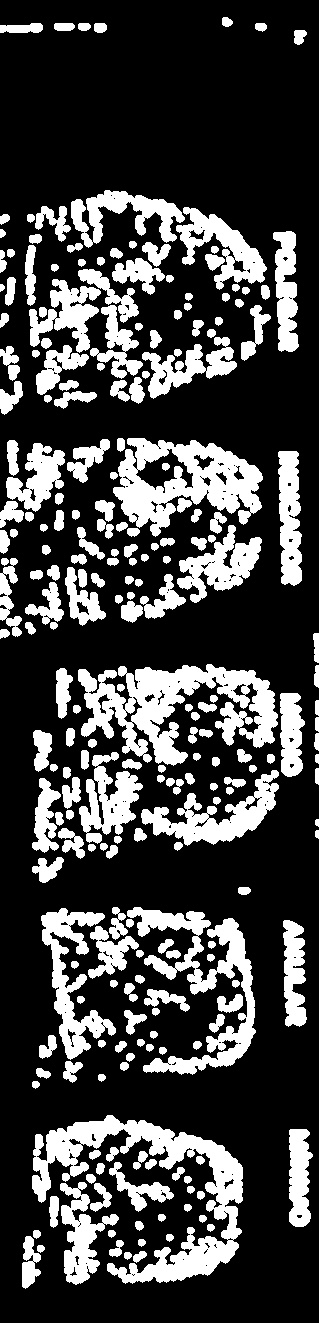
#> input picture Cut_Biometry_unificando/filtered_colums_from_raw/filtered_Ficha1_colum1_5.jpg, 319 x 1323 px
$ python identificador2.py
#> lines starting #> are read from the running program, lines starting #| are printed output that depends on the picture; after the words box and inside, x2 and y2 are one past the last pixel; in counts of white or black regions, pixels touching at a corner belong together
import cv2
import numpy as np
import os
import json

def detect_and_mark_fingerprints(image_path, output_path, data_output):
    image = cv2.imread(image_path)
#> image is the input picture: shape (1323, 319, 3); min 0, max 255, mean 66.4
    if image is None:
        print(f"Não foi possível carregar a imagem: {image_path}")
        return

    gray = cv2.cvtColor(image, cv2.COLOR_BGR2GRAY)
    thresh = cv2.adaptiveThreshold(
        gray, 255, cv2.ADAPTIVE_THRESH_GAUSSIAN_C, cv2.THRESH_BINARY_INV, 25, 10)
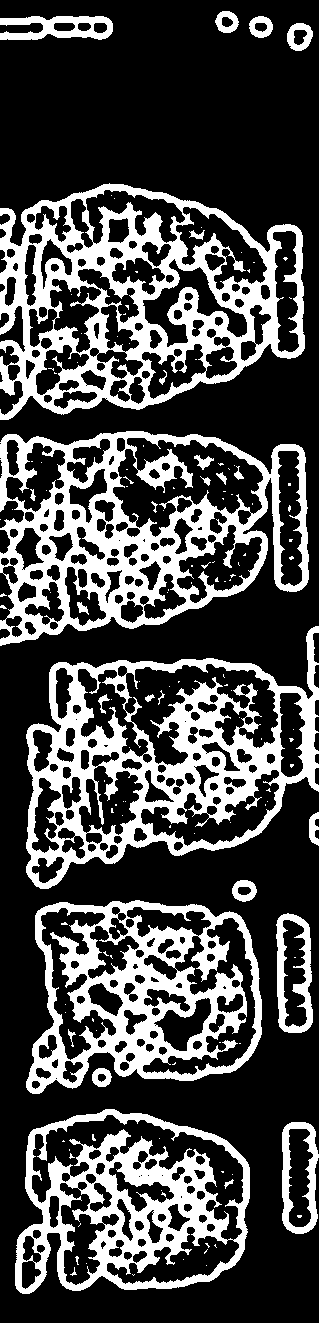
#> thresh: shape (1323, 319); 28.8% white; 140 white regions (111 under 20 px)

    contours, _ = cv2.findContours(
        thresh, cv2.RETR_EXTERNAL, cv2.CHAIN_APPROX_SIMPLE)
#> contours = 18 contours, 4 with area under 20; largest, box (x1, y1, x2, y2) and area: (0, 183, 305, 420) 54116, (0, 431, 309, 646) 50841, (26, 626, 319, 889) 49924, (26, 900, 262, 1094) 36040, (15, 1109, 250, 1294) 34522

    height, width = gray.shape
#> height = 1323; width = 319
    Y_min = 100
    Y_max = int(0.15 * height) if height > 1500 else int(0.25 * height)
#> Y_max = 330
    minimum_length = 80

    fingerprint_data = []

    for cnt in contours:
        x, y, w, h = cv2.boundingRect(cnt)
        yi, yf = y, y + h
        altura = yf - yi

        if altura < Y_min or w < minimum_length:
            continue

        if altura > Y_max:
            cor = 'red'
            roi = thresh[yi:yf, x:x+w]
            projection = np.sum(roi == 255, axis=1)

            min_val = np.min(projection)
            max_val = np.max(projection)
            threshold = min_val + 0.25 * (max_val - min_val)

            splits = []
            start = None
            for i, val in enumerate(projection):
                if val > threshold:
                    if start is None:
                        start = i
                else:
                    if start is not None:
                        end = i
                        if end - start >= Y_min:
                            splits.append((start, end))
                        start = None

            for s_yi, s_yf in splits:
                abs_yi, abs_yf = yi + s_yi, yi + s_yf
                fingerprint_data.append({'x': x, 'yi': abs_yi, 'yf': abs_yf, 'w': w, 'color': cor})
                cv2.rectangle(image, (x, abs_yi), (x+w, abs_yf), (0,0,255),2)

        else:
            cor = 'green'
            fingerprint_data.append({'x': x, 'yi': yi, 'yf': yf, 'w': w, 'color': cor})
            cv2.rectangle(image, (x, yi), (x+w, yf), (0,255,0),2)
#> this loop made 18 passes
#> (x, y, w, h, yi, yf, altura) on passes 1 to 12: (282, 1122, 37, 112, 1122, 1234, 112), (15, 1109, 235, 185, 1109, 1294, 185), (92, 1068, 20, 19, 1068, 1087, 19), (276, 913, 37, 120, 913, 1033, 120), (26, 900, 236, 194, 900, 1094, 194), (232, 880, 25, 22, 880, 902, 22), (309, 812, 10, 34, 812, 846, 34), (26, 626, 293, 263, 626, 889, 263), (0, 605, 7, 4, 605, 609, 4), (0, 593, 7, 4, 593, 597, 4), (0, 519, 1, 1, 519, 520, 1), (12, 509, 1, 1, 509, 510, 1)
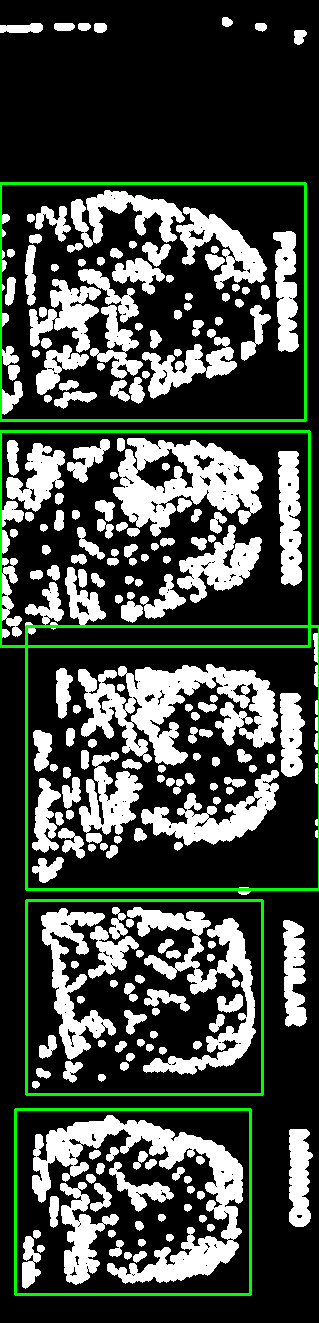
#> image: shape (1323, 319, 3); 3.27% of pixels changed, all inside (x1, y1, x2, y2) = (0, 182, 319, 1296)
#> after the loop, fingerprint_data = 5 items

    cv2.imwrite(output_path, image)

    # Salva informações
    data = {'image_path': image_path, 'fingerprints': fingerprint_data}
    with open(data_output, 'w') as f:
        json.dump(data, f, indent=4)

# Execução em batch
input_dir = "filtered_colums_from_raw"
output_dir = "marked_images_raw"
data_dir = "fingerprints_data"
os.makedirs(output_dir, exist_ok=True)
os.makedirs(data_dir, exist_ok=True)

input_files = [
    "filtered_Ficha1_colum1_5.jpg",
    "filtered_Ficha1_colum2_5.jpg",
    "filtered_Ficha2_1_colum1_5.jpg",
    "filtered_Ficha2_1_colum2_5.jpg",
    "filtered_Ficha2_colum1_5.jpg",
    "filtered_Ficha2_colum2_5.jpg",
    "filtered_Ficha3_1_colum2_10.jpg",
    "filtered_Ficha3_colum2_10.jpg"
]

for filename in input_files:
    input_path = os.path.join(input_dir, filename)
    output_path = os.path.join(output_dir, f"marked_{filename}")
    data_output = os.path.join(data_dir, f"{filename}.json")

    detect_and_mark_fingerprints(input_path, output_path, data_output)
#> pass 2 of the loop `for filename in input_files:`:
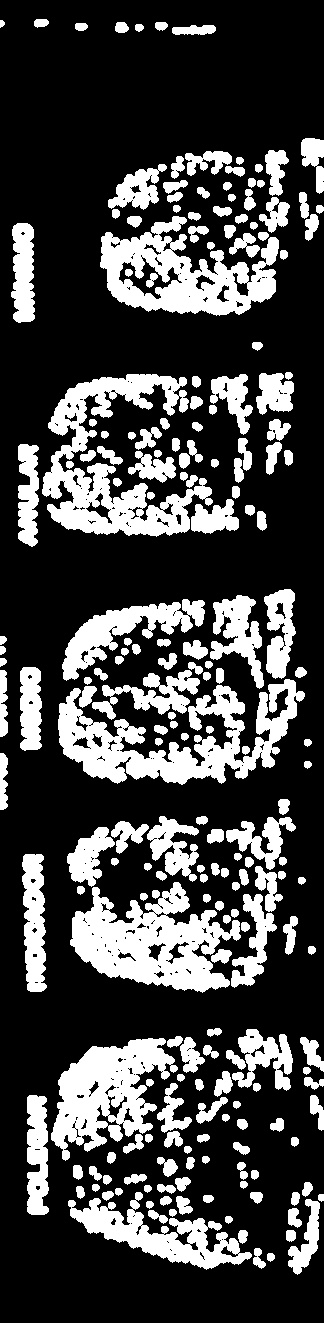
#> input picture Cut_Biometry_unificando/filtered_colums_from_raw/filtered_Ficha1_colum2_5.jpg, 324 x 1323 px
#> in detect_and_mark_fingerprints, image is the input picture: shape (1323, 324, 3); min 0, max 255, mean 67.9
#> gray: shape (1323, 324)
#> in detect_and_mark_fingerprints (call 2), `thresh = cv2.adaptiveThreshold( gray, 255, cv2.ADAPTIVE_THRESH_GAUSSIA..`:
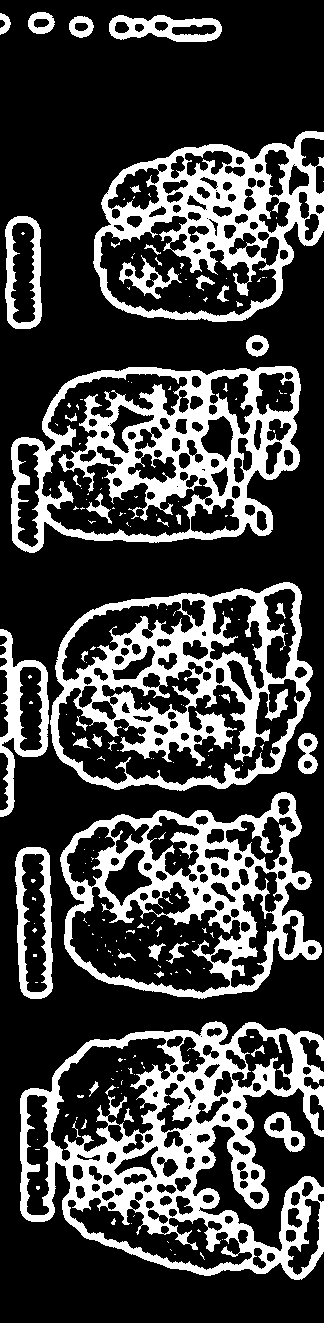
#> thresh: shape (1323, 324); 26.6% white; 203 white regions (153 under 20 px)
#> contours = 16 contours, 1 with area under 20; largest, box (x1, y1, x2, y2) and area: (20, 1021, 324, 1280) 53474, (50, 582, 313, 791) 44098, (11, 366, 301, 553) 42626, (60, 792, 322, 999) 38624, (93, 131, 324, 322) 32166
#> the loop in detect_and_mark_fingerprints (call 2), `for cnt in contours:` made 16 passes
#> (x, y, w, h, yi, yf, altura) on passes 1 to 8: (264, 1112, 41, 40, 1112, 1152, 40), (20, 1021, 304, 259, 1021, 1280, 259), (15, 847, 38, 152, 847, 999, 152), (60, 792, 262, 207, 792, 999, 207), (298, 733, 20, 41, 733, 774, 41), (0, 629, 49, 188, 629, 817, 188), (50, 582, 263, 209, 582, 791, 209), (11, 366, 290, 187, 366, 553, 187)
#> after the loop in detect_and_mark_fingerprints (call 2), `for cnt in contours:`:
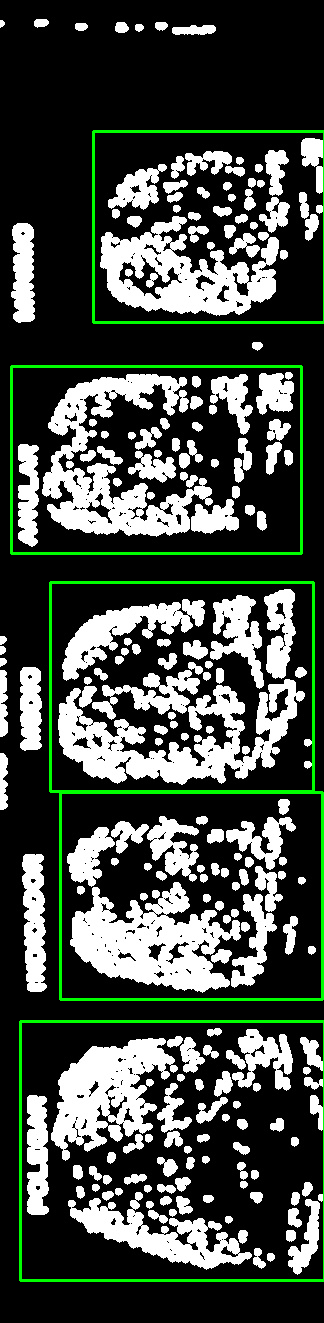
#> image: shape (1323, 324, 3); 3.03% of pixels changed, all inside (x1, y1, x2, y2) = (10, 130, 324, 1282)
#> pass 3 of the loop `for filename in input_files:`:
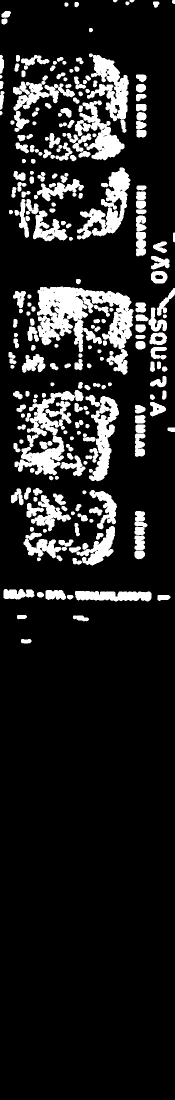
#> input picture Cut_Biometry_unificando/filtered_colums_from_raw/filtered_Ficha2_1_colum1_5.jpg, 350 x 2200 px (shown at 1/2 size)
#> in detect_and_mark_fingerprints, image is the input picture: shape (2200, 350, 3); min 0, max 255, mean 34.8
#> gray: shape (2200, 350)
#> in detect_and_mark_fingerprints (call 3), `thresh = cv2.adaptiveThreshold( gray, 255, cv2.ADAPTIVE_THRESH_GAUSSIA..`:
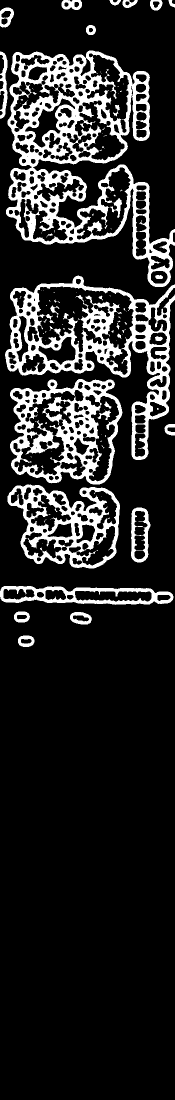
#> thresh: shape (2200, 350) (shown at 1/2 size); 15.7% white; 107 white regions (75 under 20 px)
#> contours = 18 contours; largest, box (x1, y1, x2, y2) and area: (12, 101, 350, 574) 89688, (10, 551, 350, 920) 56838, (20, 758, 245, 969) 37282, (15, 969, 240, 1137) 27244, (0, 1172, 347, 1210) 9866
#> the loop in detect_and_mark_fingerprints (call 3), `for cnt in contours:` made 18 passes
#> (x, y, w, h, yi, yf, altura, cor) on passes 9, 11: (10, 551, 340, 369, 551, 920, 369, 'red'), (12, 101, 338, 473, 101, 574, 473, 'red')
#> after the loop in detect_and_mark_fingerprints (call 3), `for cnt in contours:`:
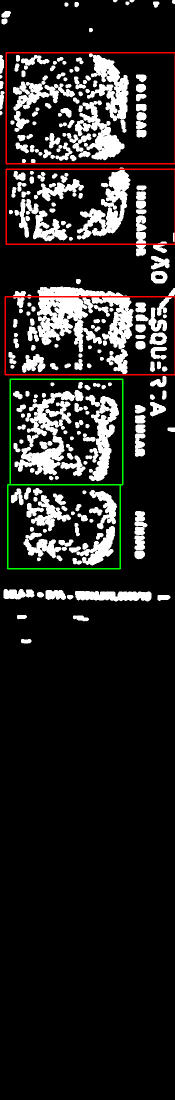
#> image: shape (2200, 350, 3) (shown at 1/2 size); 1.62% of pixels changed, all inside (x1, y1, x2, y2) = (9, 104, 350, 1139)
#> after the loop in detect_and_mark_fingerprints (call 3), `for cnt in contours:`: end = 415
#> the loop made 8 passes; the first 3 are shown

print("Processamento completo! Imagens salvas em:", output_dir)
